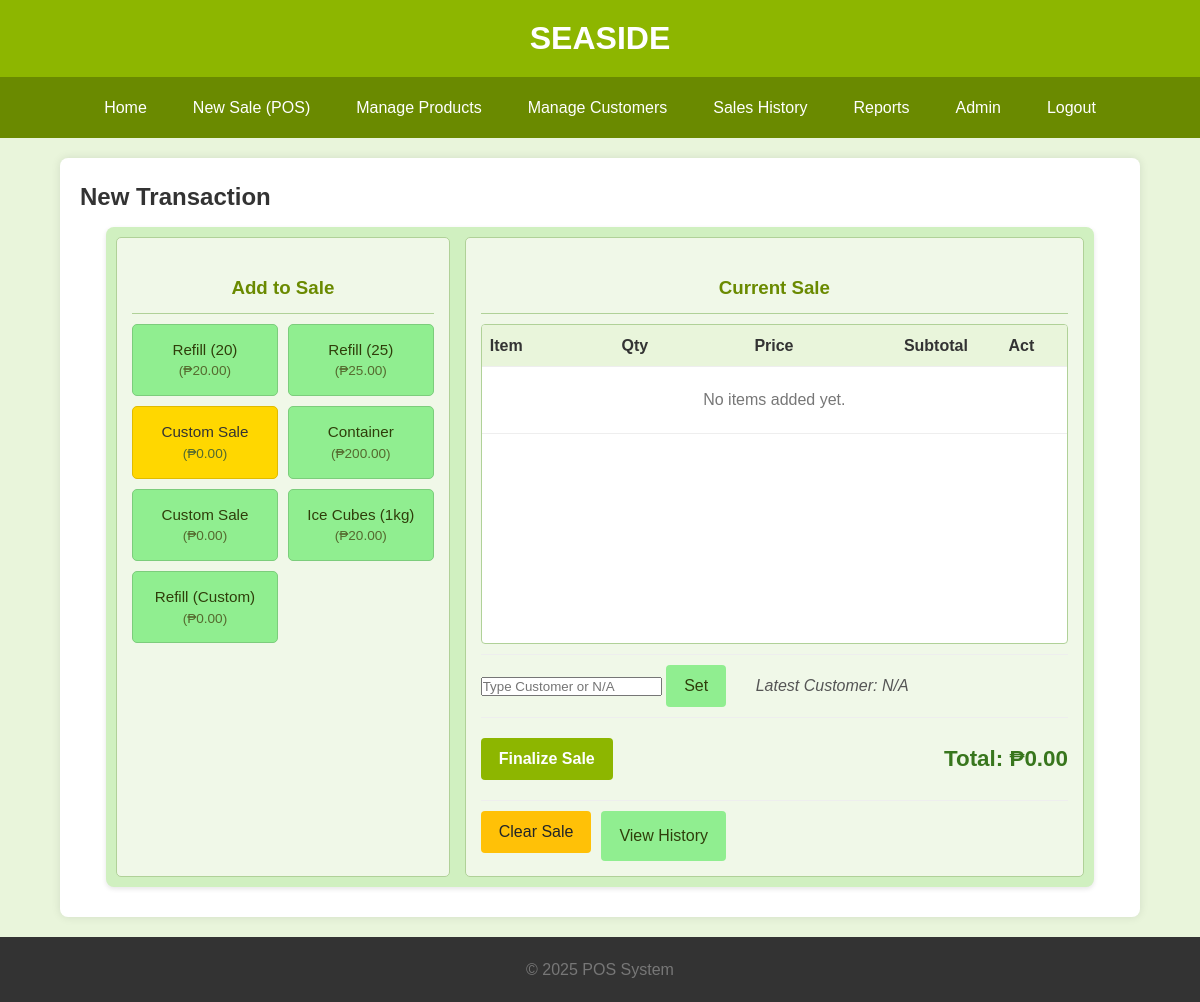
The page /pos (signed in) on the database its author committed.
### tables this page shows
CREATE TABLE Products (
                ProductID INTEGER PRIMARY KEY AUTOINCREMENT,
                ProductName TEXT NOT NULL UNIQUE,
                Price REAL NOT NULL CHECK (Price >= 0)
            );

### app.py (the view, shortened to what this page needs)
@app.route('/pos', methods=['GET', 'POST'])
@login_required
def pos_interface():
    current_sale = session.get('current_sale', {"items": [], "customer_name": "N/A", "total": 0.0})
    all_products = db.get_all_products_db()
    customers = db.get_all_customers_db()
    prioritized_product_names = ["Refill (20)", "Refill (25)"]
    prioritized_products = []
    other_products = []
    for p in all_products:
        if p['ProductName'] in prioritized_product_names:
            prioritized_products.append(p)
        else:
            other_products.append(p)
    return render_template('pos/interface.html',
                           title="New Sale",
                           prioritized_products=prioritized_products,
                           other_products=other_products,
                           customers=customers,
                           current_sale_items=current_sale["items"],
                           current_customer=current_sale["customer_name"],
                           current_total=current_sale["total"])

### app.py (called while the page is built)
@app.context_processor
def utility_processor():
    return {'now': datetime.datetime.now,
            'min': min,
            'max': max,
            'logged_in': session.get('logged_in', False)}  # Make login status available

def login_required(f):
    @wraps(f)
    def decorated_function(*args, **kwargs):
        if not session.get('logged_in'):
            flash("Please log in to access this page.", "warning")
            return redirect(url_for('login', next=request.url))  # Redirect to login, remember where user was going
        return f(*args, **kwargs)
    return decorated_function

### db_operations.py (called while the page is built)
def get_db_connection():
    conn = None
    try:
        conn = sqlite3.connect(DATABASE_URL)
        conn.row_factory = sqlite3.Row  # Access columns by name
        conn.execute("PRAGMA foreign_keys = ON;")  # Ensure foreign key constraints are enforced
        logging.debug("Database connection established.")
    except sqlite3.Error as e:
        logging.error(f"Database connection error: {e}", exc_info=True)
        raise  # Re-raise the exception if connection fails
    return conn

def get_all_products_db():
    sql = "SELECT ProductID, ProductName, Price FROM Products ORDER BY ProductName"
    conn = None
    try:
        conn = get_db_connection()
        cursor = conn.cursor()
        cursor.execute(sql)
        products = cursor.fetchall()
        return products
    except sqlite3.Error as e:
        logging.error(f"Database error in get_all_products_db: {e}", exc_info=True)
        return []
    finally:
        if conn: conn.close()

def get_all_customers_db():
    sql = "SELECT CustomerID, CustomerName, ContactNumber, Address, DateAdded FROM Customers ORDER BY CustomerName COLLATE NOCASE"
    conn = None
    try:
        conn = get_db_connection()
        cursor = conn.cursor()
        cursor.execute(sql)
        customers = cursor.fetchall()
        return customers
    except sqlite3.Error as e:
        logging.error(f"Database error in get_all_customers_db: {e}", exc_info=True)
        return []
    finally:
        if conn: conn.close()

### templates/pos/interface.html (shortened to what this page needs)
{% extends "base.html" %}
{% block content %}
<h2>New Transaction</h2>
<div class="pos-grid-container">
    <div class="pos-add-to-sale">
        <h3>Add to Sale</h3>
        <div class="product-button-grid">
            {% for p in prioritized_products %}
             <form method="POST" action="{{ url_for('pos_interface') }}">
                <button type="submit" class="product-btn">
                    {{ p.ProductName }}<br><span class="price">(₱{{ "%.2f"|format(p.Price) }})</span>
                </button>
            </form>
            {% endfor %}
            <button type="button" id="customSaleBtn" class="product-btn custom-sale-btn">
                 Custom Sale<br><span class="price">(₱0.00)</span>
            </button>
            {% for p in other_products %}
             <form method="POST" action="{{ url_for('pos_interface') }}">
                <button type="submit" class="product-btn">
                    {{ p.ProductName }}<br><span class="price">(₱{{ "%.2f"|format(p.Price) }})</span>
                </button>
            </form>
            {% endfor %}
        </div>
    </div>
    <div class="pos-current-sale-panel">
        <h3>Current Sale</h3>
        <div class="current-sale-items-list">
            <table>
                <thead>
                    <tr>
                        <th>Item</th>
                        <th style="text-align: center;">Qty</th>
                        <th>Price</th>
                        <th>Subtotal</th>
                        <th>Act</th>
                    </tr>
                </thead>
                <tbody>
                    {% if current_sale_items %}
                        {% for item in current_sale_items %}
                        <tr>
                            <td>{{ item.name }}</td>
                            <td class="quantity-controls">
                                <form method="POST" action="{{ url_for('pos_interface') }}" style="display: inline;">
                                    <input type="hidden" name="action" value="decrease_qty">
                                    <input type="hidden" name="item_name" value="{{ item.name }}">
                                    <input type="hidden" name="item_price" value="{{ item.price }}">
                                    <button type="submit" class="btn-qty" title="Decrease Quantity">-</button>
                                </form>
                                <span class="item-quantity">{{ item.quantity }}</span>
                                <form method="POST" action="{{ url_for('pos_interface') }}" style="display: inline;">
                                    <input type="hidden" name="action" value="increase_qty">
                                    <input type="hidden" name="item_name" value="{{ item.name }}">
                                    <input type="hidden" name="item_price" value="{{ item.price }}">
                                    <button type="submit" class="btn-qty" title="Increase Quantity">+</button>
                                </form>
                            </td>
                            <td>₱{{ "%.2f"|format(item.price) }}</td>
                            <td>₱{{ "%.2f"|format(item.subtotal) }}</td>
                            <td>
                                <form method="POST" action="{{ url_for('pos_interface') }}" style="display: inline;">
                                    <input type="hidden" name="action" value="remove_item">
                                    <input type="hidden" name="item_name" value="{{ item.name }}">
                                    <input type="hidden" name="item_price" value="{{ item.price }}">
                                    <button type="submit" class="btn-danger btn-remove-item" title="Remove Item">X</button>
                                </form>
                            </td>
                        </tr>
                        {% endfor %}
                    {% else %}
                        <tr>
                            <td colspan="5" style="text-align: center; padding: 20px; color: #777;">No items added yet.</td>
                        </tr>
                    {% endif %}
                </tbody>
            </table>
        </div>
        <div class="customer-area">
             <form method="POST" action="{{ url_for('pos_interface') }}" style="display: inline-block; margin-right: 10px;">
                 <input list="customer_suggestions" id="customer_name_input" name="customer_name_select" class="form-control" placeholder="Type Customer or N/A" value="{{ current_customer if current_customer != 'N/A' else '' }}" style="display: inline-block; width: auto;">
                 <button type="submit" class="btn btn-info btn-pos-action">Set</button>
             </form>
             <span class="latest-customer">Latest Customer: {{ current_customer }}</span>
        </div>
        <div class="finalize-area">
            <form method="POST" action="{{ url_for('pos_interface') }}" style="display: inline-block;">
                <button type="submit" class="btn btn-success btn-finalize" {% if not current_sale_items %}disabled{% endif %}>Finalize Sale</button>
            </form>
            <span class="total-display">Total: ₱{{ "%.2f"|format(current_total) }}</span>
        </div>
        <div class="bottom-actions">
             <form method="POST" action="{{ url_for('pos_interface') }}" style="display: inline-block;">
                 <button type="submit" class="btn btn-warning btn-pos-action">Clear Sale</button>
             </form>
             <a href="{{ url_for('list_sales') }}" class="btn btn-info btn-pos-action">View History</a>
        </div>
    </div>
</div>
{% endblock %}

### static/css/style.css (style rules this page uses)
* { box-sizing: border-box; margin: 0; padding: 0; }
body { font-family: Arial, sans-serif; line-height: 1.6; background-color: #e9f5db; color: #333; display: flex; flex-direction: column; min-height: 100vh; }
.pos-grid-container { display: flex; flex-direction: column; gap: 15px; padding: 10px; background-color: #D0F0C0; border-radius: 8px; box-shadow: 0 2px 5px rgba(0,0,0,0.1); width: 95%; max-width: 1300px; margin: 10px auto; }
.pos-add-to-sale, .pos-current-sale-panel { background-color: #f0f8e8; padding: 15px; border-radius: 5px; border: 1px solid #b0d198; }
.pos-add-to-sale h3, .pos-current-sale-panel h3 { margin-top: 0; margin-bottom: 15px; padding-bottom: 10px; border-bottom: 1px solid #b0d198; color: #6A8A00; text-align: center; }
.product-button-grid { display: grid; grid-template-columns: repeat(auto-fill, minmax(120px, 1fr)); gap: 10px; }
.product-button-grid form { display: contents; }
.product-btn { width: 100%; padding: 15px 10px; font-size: 0.95rem; line-height: 1.3; text-align: center; background-color: #90EE90; color: #2F3E0A; border: 1px solid #7CCD7C; border-radius: 5px; cursor: pointer; transition: background-color 0.2s ease; }
.product-btn .price { font-size: 0.85rem; color: #556B2F; display: block; margin-top: 3px; }
.custom-sale-btn { background-color: #FFD700; border-color: #e0bb00; color: #333; }
.pos-current-sale-panel { display: flex; flex-direction: column; height: calc(85vh - 40px); min-height: 400px; }
.current-sale-items-list { flex-grow: 1; overflow-y: auto; border: 1px solid #b0d198; border-radius: 4px; margin-bottom: 10px; background-color: #fff; }
.current-sale-items-list > table { width: 100%; border-collapse: collapse; }
.current-sale-items-list > table th, .current-sale-items-list > table td { padding: 8px; text-align: left; border-bottom: 1px solid #eee; white-space: normal; vertical-align: middle; }
.current-sale-items-list > table th { background-color: #e9f5db; position: sticky; top: 0; z-index: 1; }
.current-sale-items-list > table th:nth-child(1) { text-align: left; }
.current-sale-items-list > table th:nth-child(2) { text-align: center; }
.current-sale-items-list > table th:nth-child(3) { text-align: right; }
.current-sale-items-list > table th:nth-child(4) { text-align: right; }
.current-sale-items-list > table th:nth-child(5) { text-align: center; }
.customer-area { padding: 10px 0; margin-bottom: 10px; border-top: 1px solid #eee; border-bottom: 1px solid #eee; }
.latest-customer { margin-left: 15px; font-style: italic; color: #555; }
.finalize-area { display: flex; justify-content: space-between; align-items: center; padding: 10px 0; margin-bottom: 10px; }
.btn-finalize { padding: 10px 25px; font-size: 1.1rem; font-weight: bold; }
.total-display { font-size: 1.4rem; font-weight: bold; color: #38761D; }
.bottom-actions { display: flex; justify-content: flex-start; gap: 10px; padding-top: 10px; border-top: 1px solid #eee; }
.btn-pos-action { padding: 8px 15px; font-size: 0.9rem; }
.btn { padding: 12px 18px; color: white; background-color: #8DB600; border: none; border-radius: 4px; cursor: pointer; text-decoration: none; display: inline-block; font-size: 1rem; transition: background-color 0.2s ease-in-out; }
.btn-success { background-color: #8DB600; color: #fff; }
.btn-info { background-color: #90EE90; color: #2F3E0A; }
.btn-warning { background-color: #ffc107; color: #212529; }
@media (min-width: 768px) { .pos-grid-container { flex-direction: row; } }
@media (min-width: 768px) { .pos-add-to-sale { width: 40%; } }
@media (min-width: 768px) { .pos-current-sale-panel { width: 60%; } }
@media (min-width: 992px) { .pos-add-to-sale { width: 35%; } }
@media (min-width: 992px) { .pos-current-sale-panel { width: 65%; } }
.content h3 { margin-top: 20px; margin-bottom: 10px; color: #6A8A00; }

### rows shown on the page
Products: ProductName "Refill (20)", Price "20.00"
Products: ProductName "Refill (25)", Price "25.00"
Products: ProductName "Container", Price "200.00"
Products: ProductName "Custom Sale", Price "0.00"
Products: ProductName "Ice Cubes (1kg)", Price "20.00"
Products: ProductName "Refill (Custom)", Price "0.00"

### other values the page prints
{{ current_customer }} "N/A"
{{ "%.2f"|format(current_total) }} "0.00"
